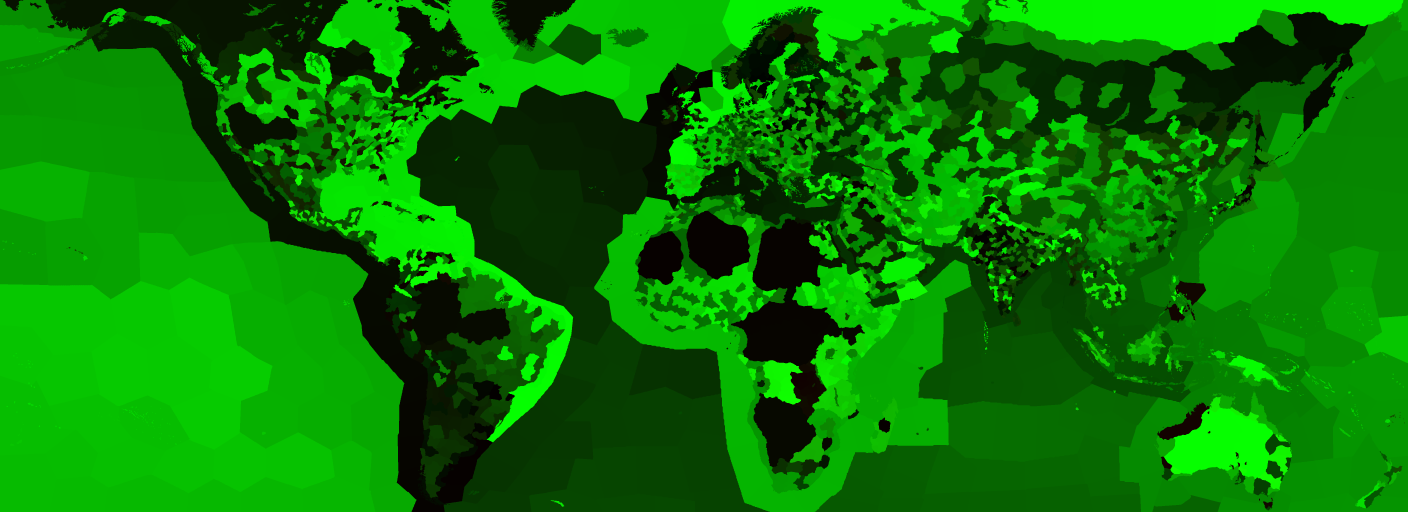
#> input picture data/provinces_id.png, 5632 x 2048 px (shown at 1/4 size)
$ python build_vectors.py
#> lines starting #> are read from the running program, lines starting #| are printed output that depends on the picture
#!/usr/bin/env python3
"""
Extracts per-province vector polygons from provinces_id.png using OpenCV contour tracing.

Output: data/province_vectors.bin
Binary format (all little-endian, 4-byte aligned throughout):
  Header  (16 bytes): magic 'PV01' | width u32 | height u32 | num_entries u32
  Per entry:          province_id u16 | num_rings u16
  Per ring:           num_pts u16 | padding u16 | x0 f32 | y0 f32 | ...
"""
import struct
import sys
import time
from pathlib import Path

import cv2
import numpy as np
from PIL import Image

ROOT = Path(__file__).parent.parent
DATA_DIR = ROOT / "data"
OUT_PATH = DATA_DIR / "province_vectors.bin"

# Douglas-Peucker tolerance in pixels. Higher = fewer vertices, rougher edges.
EPSILON = 0.8


def main() -> None:
    t0 = time.time()
    print("Loading provinces_id.png…")
    img = np.array(Image.open(DATA_DIR / "provinces_id.png"))
#> img is the input picture: shape (2048, 5632, 3); mean R, G, B 6.4, 124.9, 0
    H, W = img.shape[:2]
#> H = 2048; W = 5632
    print(f"  {W}×{H}")
#|   5632×2048

    province_ids = img[:, :, 0].astype(np.uint32) * 256 + img[:, :, 1].astype(np.uint32)
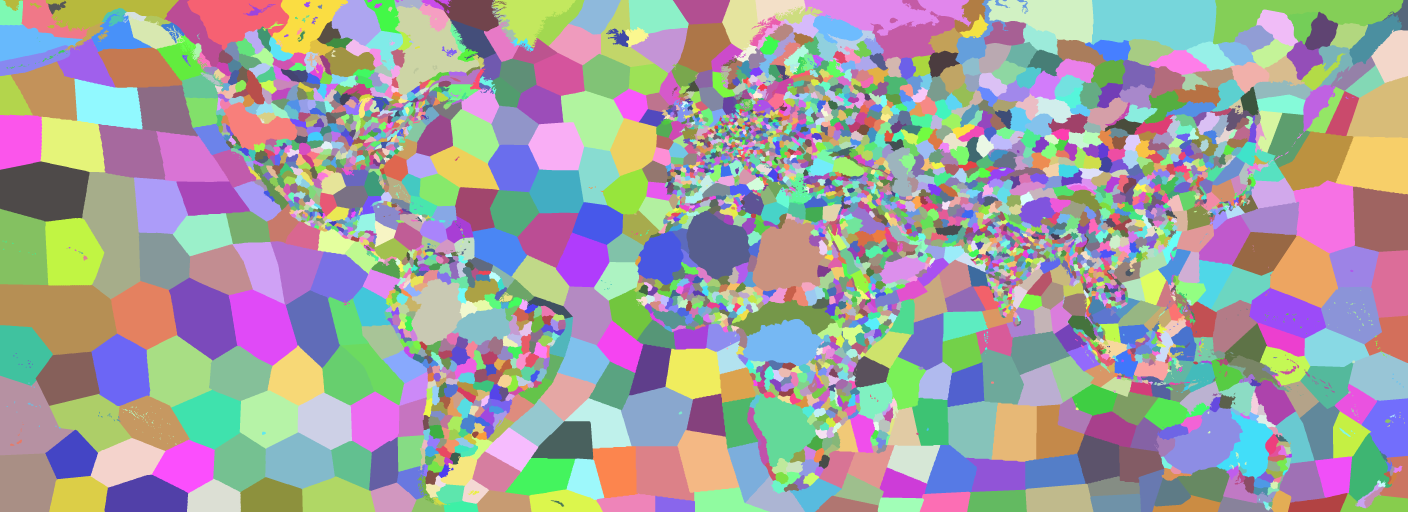
#> province_ids: shape (2048, 5632) uint32 (shown at 1/4 size); 3925 distinct labels, from 1 to 4941; one colour per label, 0 black

    # Sort all pixels by province ID once for O(N) subsequent access.
    flat = province_ids.ravel()
    sort_idx = np.argsort(flat, kind="stable")
    sorted_flat = flat[sort_idx]
    uniq, first_pos, counts = np.unique(sorted_flat, return_index=True, return_counts=True)
#> uniq = 3925 values from 1 to 4941; first_pos = 3925 values from 0 to 11534202; counts = 3925 values, max 100294 at index 1734, min 22 at index 3634, mean 2938.7

    id_to_range: dict[int, tuple[int, int]] = {}
    for i, uid in enumerate(uniq):
        if uid > 0:
            id_to_range[int(uid)] = (int(first_pos[i]), int(counts[i]))
#> after the loop, id_to_range = 3925 items

    print(f"  {len(id_to_range)} provinces")
#|   3925 provinces

    entries: list[tuple[int, list[np.ndarray]]] = []

    for pid_u32, (fp, cnt) in id_to_range.items():
        pid = pid_u32
        pixel_indices = sort_idx[fp : fp + cnt]
        ys = pixel_indices // W
        xs = pixel_indices % W

        y0, y1 = int(ys.min()), int(ys.max())
        x0, x1 = int(xs.min()), int(xs.max())

        # 1-pixel padding so contours on image edges are traced correctly.
        pad = 1
        sub_h = y1 - y0 + 2 * pad + 1
        sub_w = x1 - x0 + 2 * pad + 1
        mask = np.zeros((sub_h, sub_w), dtype=np.uint8)
        mask[ys - y0 + pad, xs - x0 + pad] = 255

        contours, _ = cv2.findContours(mask, cv2.RETR_EXTERNAL, cv2.CHAIN_APPROX_SIMPLE)

        rings: list[np.ndarray] = []
        for raw in contours:
            approx = cv2.approxPolyDP(raw, EPSILON, True)
            pts = approx.reshape(-1, 2)
            if len(pts) < 3:
                continue
            # Offset back to full-image coords, normalize to [0, 1].
            norm = np.empty(len(pts) * 2, dtype=np.float32)
            norm[0::2] = (pts[:, 0] + x0 - pad).astype(np.float32) / W
            norm[1::2] = (pts[:, 1] + y0 - pad).astype(np.float32) / H
            rings.append(norm)

        if rings:
            entries.append((pid, rings))
#> this loop made 3925 passes
#> (fp, cnt, y0, y1, x0, x1, sub_h, sub_w) on passes 1, 2, 4: (0, 1075, 298, 344, 3052, 3103, 49, 54), (1075, 652, 335, 364, 3031, 3069, 32, 41), (2619, 1024, 289, 329, 3024, 3067, 43, 46)

    print(f"  Writing {len(entries)} entries…")
#|   Writing 3925 entries…

    with open(OUT_PATH, "wb") as f:
        f.write(b"PV01")
        f.write(struct.pack("<III", W, H, len(entries)))
        for pid, rings in entries:
            f.write(struct.pack("<HH", pid, len(rings)))
            for ring in rings:
                n_pts = len(ring) // 2
                f.write(struct.pack("<HH", n_pts, 0))  # padding keeps 4-byte alignment
                f.write(ring.tobytes())

#> (the run stopped early here; a loop or call above may not have finished)
